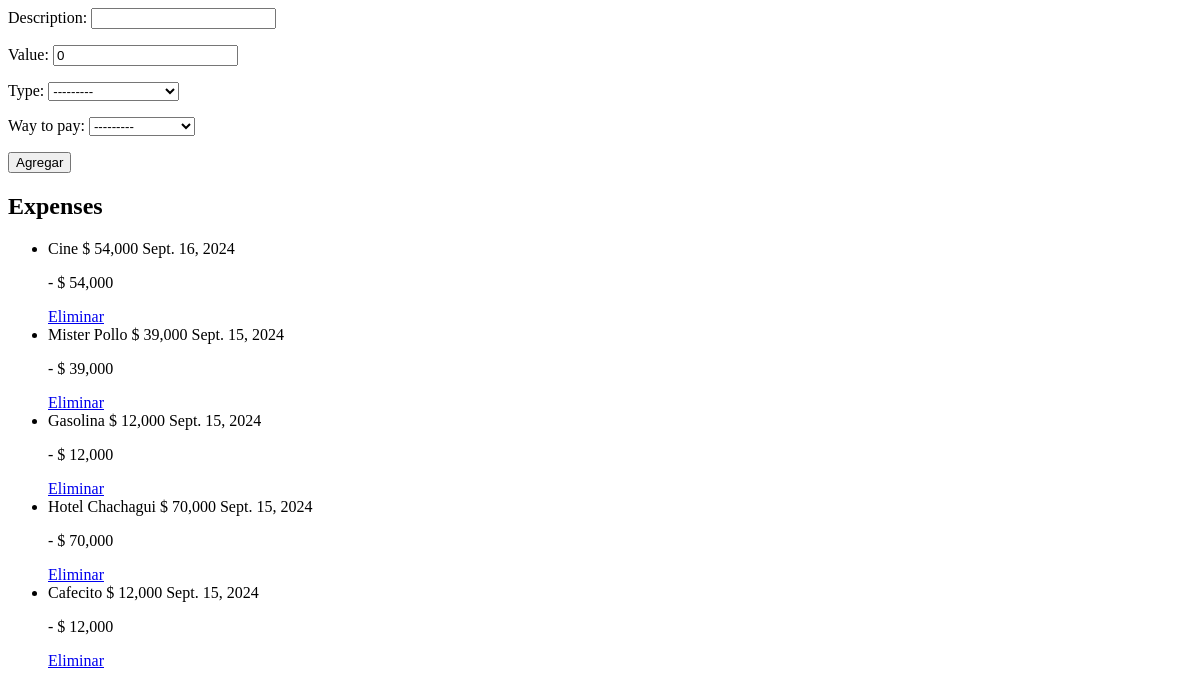
The page /dashboard/add-expense/ on the database as committed earlier.
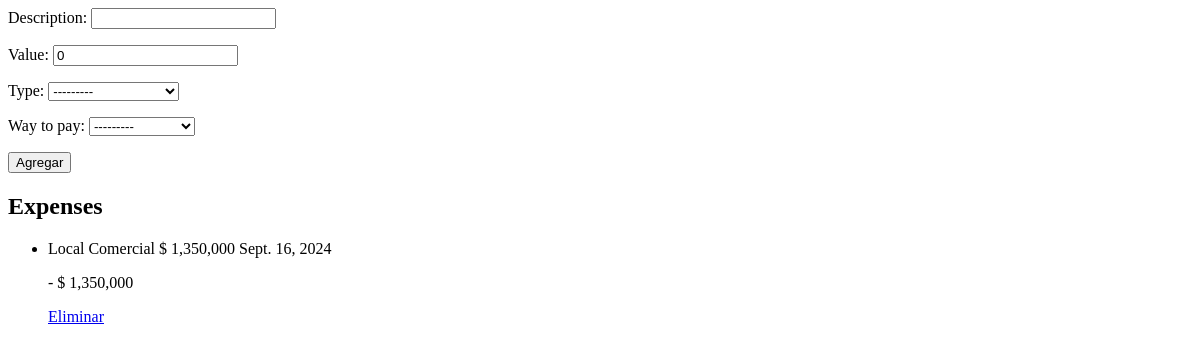
The same page on the database as committed later.
### Transaction/models.py (models this page shows, shortened)
class Transaction(models.Model):
    class TypePay(models.TextChoices):
        EFECTIVO = "Efectivo"
        TRANSFERENCIA = "Transferencia"
        NEQUI = "Nequi"
        TARJETA_CREDTO = "Tarjeta de Credito"
    description = models.CharField(max_length=150, null=True, blank=True)
    value = models.DecimalField(max_digits=10, decimal_places=2, default=0)
    way_to_pay = models.CharField(max_length=100, choices=TypePay.choices)
    created = models.DateField(auto_now_add=True)
    updated = models.DateField(auto_now_add=True)
    class Meta:
        abstract = True

class Expense(Transaction):
    class TypeExpense(models.TextChoices):
        ALIMENTACION = "Alimentacion"
        TRANSPORTE = "Transporte"
        ALOJAMIENTO = "Alojamiento"
        ENTRETENIMIENTO = "Entretenimiento"
        SALUD = "Salud"
        EDUCACION = "Educación"
        INPUESTOS = "Impuestos"
        SEGUROS = "Seguros"
        SERVICIOS_PUBLICOS = "Servicios públicos"
        MANTENIMIENTO = "Mantenimiento"
        MODA = "Moda"
        TEXNOLOGIA = "Tecnología"
        REGALOS = "Regalos"
        VIAJES = "Viajes"
        ARRIENDO = "Arriendo"
        NEGOCIO = "Negocio"
        TARJETA_CREDITO = "Tarjeta de Credito"
        MERCANCIAS = "Mercancias"
        PROVEEDORES = "Proveedores"
    type = models.CharField(max_length=150, choices=TypeExpense.choices)
    class Meta:
        verbose_name = ("Expense")
        verbose_name_plural = ("Expenses")

### Transaction/views.py (the view)
# urls.py: path('add-expense/', add_expense, name='add_expenses'),
def add_expense(request):
    name_template = 'expenses/new.html'
    if request.method == 'POST':
        form = ExpenseForm(request.POST)
        if form.is_valid():
            form.save()
            return redirect('add_expenses')
    else:
        form = ExpenseForm()
    context = {
        'form':form,
        'expenses': get_object_expenses().order_by('-created')
    }
    return render(request, name_template, context)

### Transaction/forms.py
class ExpenseForm(forms.ModelForm):
    class Meta:
        model = Expense
        fields = ['description','value','type','way_to_pay']

### Transaction/templatetags/filters.py (called while the page is built)
@register.filter(name='format_value_total')
def format_value_total(value):
    return f'$ {value:,.0f}'

@register.filter(name='capitalize')
def capitalize(text):
    description_capitalize = ''
    for t in text.split(' '):
        description_capitalize += t.capitalize() + ' '
    return description_capitalize

### Transaction/views.py (called while the page is built)
def get_object_expenses():
    expenses = Expense.objects.annotate(
        category=Value('Gasto')
    ).values('id','description','value','created','type','category')
    return expenses

### templates/expenses/new.html (shortened to what this page needs)
{% load static %}
{% load filters %}
<form method='POST' hx-post="{% url 'add_expenses' %}" hx-target="#expenses-list" hx-swap="outerHTML">
    {{ form.as_p }}
    <button type="submit">Agregar</button>
</form>
<div id="expenses-list">
    <h2>Expenses</h2>
    <ul>
        {% for expense in expenses %}
            <li>
                {{ expense.description|capitalize }} {{ expense.value|format_value_total }} {{ expense.created }}
                <p>
                    <p>
                       - {{expense.value|format_value_total}}
                    </p>
                </p>
                <a href="{% url "expenses_delete" pk=expense.id %}" hx-delete="true" hx-swap="outerHTML">
                    Eliminar
                </a>
            </li>
        {% empty %}
            <li>No hay gastos registrados.</li>
        {% endfor %}
    </ul>
</div>

Rows that differ between the two databases and show on the page:
removed Expense: description "Cine", value "$ 54,000", created "Sept. 16, 2024"
removed Expense: description "Mister Pollo", value "$ 39,000", created "Sept. 15, 2024"
removed Expense: description "Gasolina", value "$ 12,000", created "Sept. 15, 2024"
removed Expense: description "Hotel Chachagui", value "$ 70,000", created "Sept. 15, 2024"
removed Expense: description "Cafecito", value "$ 12,000", created "Sept. 15, 2024"
added Expense: description "Local Comercial", value "$ 1,350,000", created "Sept. 16, 2024"
